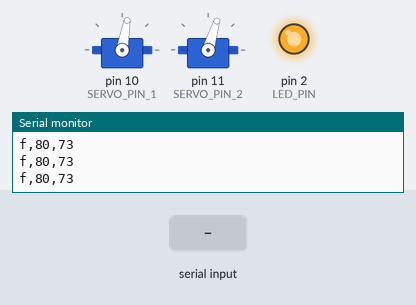
The sketch below on a simulated Arduino Uno, built with avr-gcc and run on an emulated ATmega328P. On the bench: 2 × servo, output pins drawn as LEDs (lit = HIGH), the last lines printed to the serial monitor. The test bench sets the inputs (shaded band).

Above: at 1.3 s.
1.4 s: "30,150\n" received over Serial
At 2.3 s:
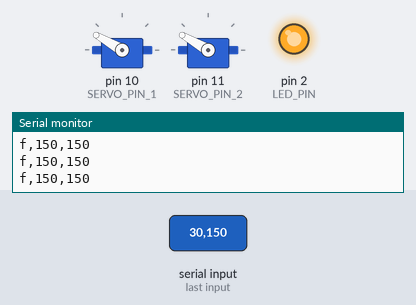
2.9 s: "90,45\n" received over Serial
At 3.4 s:
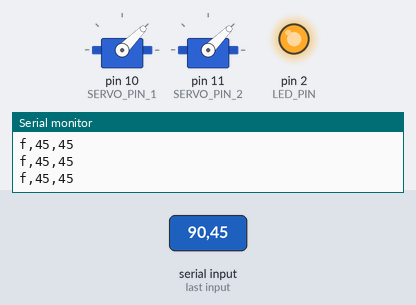
4.4 s: "5\n" received over Serial
At 5.5 s:
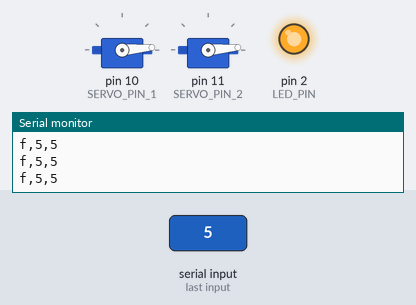
5.9 s: "90\n" received over Serial
At 6.3 s:
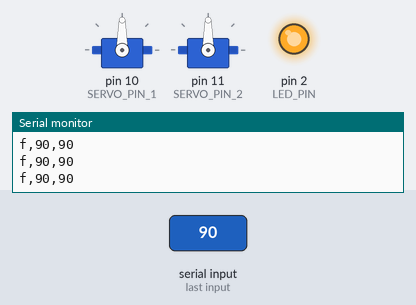
7.4 s: "200\n" received over Serial
At 8.4 s:
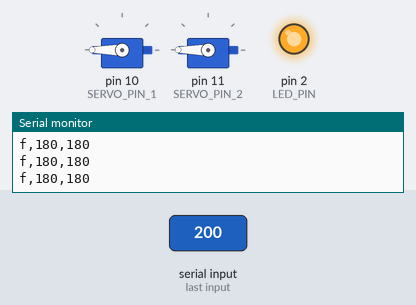
8.9 s: "90,45\n" received over Serial
At 9.5 s:
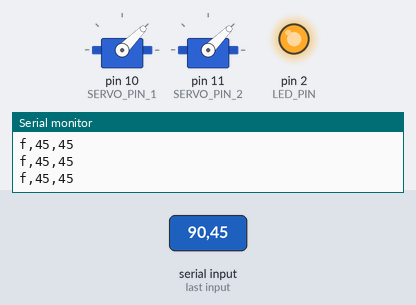
Timing chart, 0 to 11.4 s (numbered marks = the images above; inputs shaded):
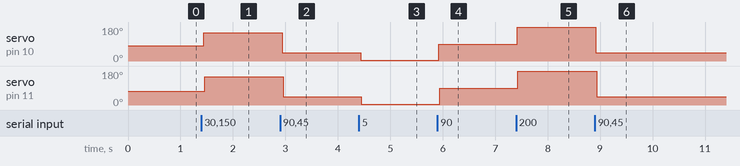

The sketch:

CamPlatform.ino
```cpp
// Design for the Robotic platform
// ref: https://playground.arduino.cc/ComponentLib/Servo/
// ref: servo and data type control from serial monitor: https://jingyan.baidu.com/article/6181c3e0a6e75b152ef15399.html
#include <Servo.h>
#include <string.h>
#include <stdio.h>
#define LED_PIN
// #define SOFT_START_CONTROL_PIN 12
#define SERVO_PIN_1 10
#define SERVO_PIN_2 11
#define LED_PIN 2


Servo sev_1;
Servo sev_2;

const int start_pos_1 = 80;
const int start_pos_2 = 73;

void setup() {

  Serial.begin(9600);
  sev_1.attach(SERVO_PIN_1);
  sev_1.write(start_pos_1);
  delay(15);
  sev_2.attach(SERVO_PIN_2);
  sev_2.write(start_pos_2);
  delay(15);

  pinMode(LED_PIN, OUTPUT);
  digitalWrite(LED_PIN, LOW);
  delay(100);

  digitalWrite(LED_PIN, HIGH);
}

void loop() {

  int servo_array[2];
  int flag_stop = 0;
  int myTimeout = 5;
  Serial.setTimeout(myTimeout);

  if(Serial.available()){

    String message= Serial.readString();
//    Serial.println(message);

    int commaPosition;
    int idx = 0;
    int str_fg;
    String char_fg;
    char g;

    bool validMessage = true;
    for (int i = 0; i < 3; i++) {
      commaPosition = message.indexOf(',');

      if (commaPosition == -1 && i != 2) {
        validMessage = false;
      }

      if (i != 0) {
        int value = message.substring(0, commaPosition).toInt();
        servo_array[i - 1] = value;
      }
      message = message.substring(commaPosition + 1, message.length());
    }

    int servo_angle_1 = servo_array[0];
    int servo_angle_2 = servo_array[1];

     sev_1.write(servo_angle_1);
     delay(15);
     sev_2.write(servo_angle_2);
     delay(15);
   }

   else {
    delay(50);
   }

   int servo_angle_1 = sev_1.read();
   int servo_angle_2 = sev_2.read();
   Serial.print("f,");
   Serial.print(servo_angle_1);
   Serial.print(",");
   Serial.print(servo_angle_2);
   Serial.print("\n");

}

//      int sev_currentangle_1 = sev_1.read();
//      int sev_currentangle_2 = sev_2.read();
//      Serial.print("f");
//      Serial.print(",");
//      Serial.print(sev_currentangle_1);
//      Serial.print(",");
//      Serial.print(sev_currentangle_2);
//      Serial.print("\n");
```

Measured:
- after the input at 1.4 s, servo on pin 10 (SERVO_PIN_1): 80° → 150° at once; servo on pin 11 (SERVO_PIN_2): 73° → 150° after 0.06 s
- after the input at 2.9 s, servo on pin 10 (SERVO_PIN_1): 150° → 45° at once; servo on pin 11 (SERVO_PIN_2): 150° → 45° after 0.06 s
- after the input at 4.4 s, servo on pin 10 (SERVO_PIN_1): 45° → 5° at once; servo on pin 11 (SERVO_PIN_2): 45° → 5° after 0.05 s
- after the input at 5.9 s, servo on pin 10 (SERVO_PIN_1), servo on pin 11 (SERVO_PIN_2): 5° → 90° at once
- after the input at 7.4 s, servo on pin 10 (SERVO_PIN_1), servo on pin 11 (SERVO_PIN_2): 90° → 180° at once
- after the input at 8.9 s, servo on pin 10 (SERVO_PIN_1), servo on pin 11 (SERVO_PIN_2): 180° → 45° at once
